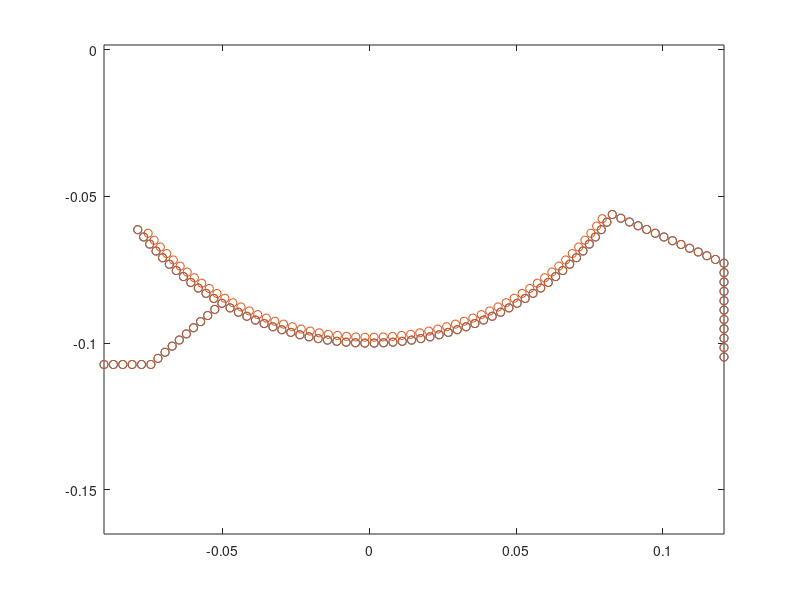

Recreate this plot in MATLAB. (Note: this script raises an error after producing the figure.)
clear all;
close all;
clc;

figure 
nv = 60;
radius = 0.1;

delta = 3/5 * pi / (nv - 1);

nodes_1 = zeros(3,2);
temp = 1;
for i = 1:nv
    radiusLocal = radius;
    nodes_1(temp,1) = radiusLocal * cos(delta * i + 6*pi/5);
    nodes_1(temp,2) = 0.0;
    nodes_1(temp,3) = radiusLocal * sin(delta * i + 6*pi/5);
    temp = temp + 1;
end

deltaTheta = 0.4;

[currentNv, ~] = size(nodes_1);
minD = 1000;
minIndex = 1;
ConnectNode(1) = radiusLocal * cos(deltaTheta + 6*pi/5);
ConnectNode(2) = 0.0;
ConnectNode(3) = radiusLocal * sin(deltaTheta + 6*pi/5);

for i = 1:currentNv
    nodeLocal = nodes_1(i,:);
    
    if ( abs( norm(ConnectNode - nodeLocal) ) < minD )
        minIndex = i;
        minD = norm(ConnectNode - nodeLocal);
    end
end


nv_2 = 10;
node_b = nodes_1(minIndex-1,:);
node_c = nodes_1(minIndex,:);
node_a = nodes_1(minIndex+1,:);
tangent = (node_a - node_b) / norm((node_a - node_b));
normal(1) = - tangent(3);
normal(2) = 0.0;
normal(3) = tangent(1);
normal(1) = normal(1) + 0.5;
normal = normal / norm(normal);
for i = 1:nv_2
    nodes_1(temp,:) = node_c - normal * i * delta * radius;
    temp = temp + 1;
end

node_s = nodes_1(temp-1,:);
tang = [-1 0 0.0];
tang = tang / norm(tang);
for i = 1:5
    nodes_1(temp,:) = node_s + tang * i * delta * radius;
    temp = temp + 1;
end

nv_2 = 10;
minIndex=nv;
node_b = nodes_1(minIndex-1,:);
node_c = nodes_1(minIndex,:);
node_a = nodes_1(minIndex,:);
tangent = (node_a - node_b) / norm((node_a - node_b));
normal(1) = - tangent(3);
normal(2) = 0.0;
normal(3) = tangent(1);
normal(1) = normal(1) - 0.5;
normal = normal / norm(normal);
for i = 1:nv_2+3
    nodes_1(temp,:) = node_c - normal * i * delta * radius;
    temp = temp + 1;
end

node_s = nodes_1(temp-1,:);
tang = [0.0 0 -1];
tang = tang / norm(tang);
for i = 1:nv_2
    nodes_1(temp,:) = node_s + tang * i * delta * radius;
    temp = temp + 1;
end

plot(nodes_1(:,1),nodes_1(:,3),'o')
hold on;
axis equal


size(nodes_1)

thickness = 0.002;
nodes_2 = zeros(3,3);
temp = 1;

tangent = [0;0;0]';
for i = 2:nv-1
    
    node_m = nodes_1(i,:);
    
    if (i == 1)
        node_a = nodes_1(i+1,:);
        %norm(node_a - node_m)
        tangent = (node_a - node_m) / norm(node_a - node_m);
        normal(1) = -tangent(3);
        normal(2) = 0.0;
        normal(3) = tangent(1);
        
        nodes_2(temp,:) = node_m + normal * thickness;
        temp = temp + 1;
    end
    
    if (i == nv)
        node_b = nodes_1(i-1,:);
        tangent = (node_m - node_b) / norm(node_m - node_b);
        normal(1) = -tangent(3);
        normal(2) = 0.0;
        normal(3) = tangent(1);
        
        nodes_2(temp,:) = node_m + normal * thickness;
        temp = temp + 1;
    end
    
    if (i > 1 && i < nv)
        node_a = nodes_1(i+1,:);
        node_b = nodes_1(i-1,:);
        tangent = (node_a - node_b) / norm(node_a - node_b);
        normal(1) = -tangent(3);
        normal(2) = 0.0;
        normal(3) = tangent(1);
        
        nodes_2(temp,:) = node_m + normal * thickness;
        temp = temp + 1;
    end
end

%plot(nodes_2(:,1),nodes_2(:,3),'s');

nv_1 = size(nodes_1)
nodes_11(:,1) = nodes_1(:,1);
nodes_11(:,2) = nodes_1(:,3);

nodes_22(:,1) = nodes_2(:,1);
nodes_22(:,2) = nodes_2(:,3);



nodes = [nodes_11;nodes_22];

plot(nodes(:,1),nodes(:,2),'o')
hold on;

[nv,~] = size(nodes);

[edges] = computeElement(nodes, delta*radius);
[bends] = computeBend(edges);
[coupleEdge] = computeCouple2d(nodes_11,nodes_22);

[ne, ~] = size(edges);

for i = 1:ne
    index1 = edges(i,1);
    index2 = edges(i,2);
    
    n1 = nodes(index1,:);
    n2 = nodes(index2,:);
    
    plot([n1(1) n2(1)], [n1(2) n2(2)], 'r-');
end

plot(nodes(13:48,1),nodes(13:48,2),'gs')
nodes(:,2) = nodes(:,2) - min(nodes(:,2)) + 0.002;

nodes(:,3) = nodes(:,1) * 0.0;
dlmwrite('nodesInput.txt',nodes,'delimiter',' ');
dlmwrite('edgeInput.txt',edges-1,'delimiter',' ');
dlmwrite('bendingInput.txt',bends-1,'delimiter',' ');
dlmwrite('coupleEdge.txt',coupleEdge-1,'delimiter',' ');